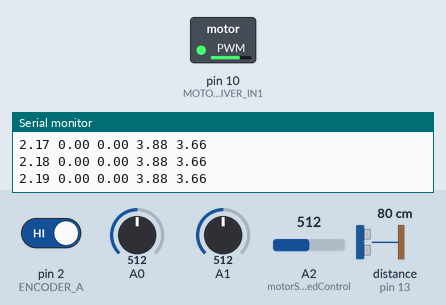
Simulated run of this sketch. Board: Arduino Uno, built with avr-gcc and run on an emulated ATmega328P. Parts: switched loads named in the sketch (green lamp = pin HIGH), the last lines printed to the serial monitor. Wiring (inferred from the names in the program): ultrasonic range finder: trigger pin 12; echo pin 13. The inputs (shaded band) are chosen by the test bench; at power-on: A2 (motorSpeedControl) = 512, pin 2 (ENCODER_A) HIGH, A0 = 512, A1 = 512, distance to the obstacle (sensor on pin 13) 80 cm. The echo pulse lasts 58.3 µs per cm; pins used as bus, display or sensor lines are not drawn.

Above: at 2.2 s.
2.3 s: A2 (motorSpeedControl) set to 716
At 3.5 s:
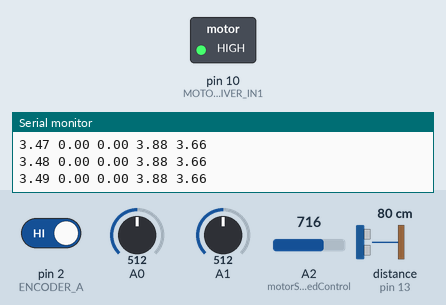
3.8 s: A2 (motorSpeedControl) set to 306
At 4.9 s:
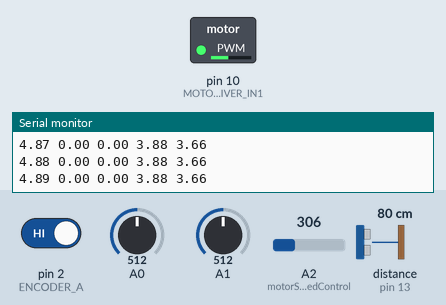
5.3 s: A2 (motorSpeedControl) set to 30
At 6.0 s:
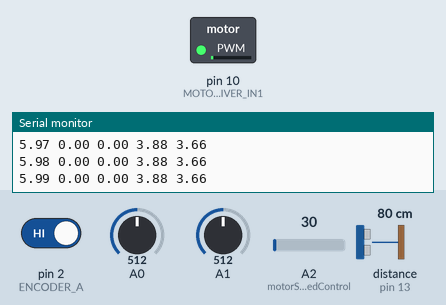
Timing chart, 0 to 8.3 s (numbered marks = the images above; inputs shaded):
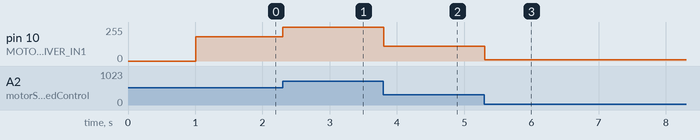

Measured:
- after the input at 2.3 s, pin 10 (MOTOR_DRIVER_IN1): 182/255 → 255/255 at once
- after the input at 3.8 s, pin 10 (MOTOR_DRIVER_IN1): 255/255 → 109/255 at once
- after the input at 5.3 s, pin 10 (MOTOR_DRIVER_IN1): 109/255 → 10/255 at once

The sketch:

mass_damper.ino
```cpp
#include <math.h>

// Ultrasonic sensor pins
const int TRIG_PIN = 12;
const int ECHO_PIN = 13;

// Rotary encoder settings
#define CLICKS_PER_REVOLUTION 700
#define PI 3.1415926
#define ARM_LENGTH 1.3 // cm
const int ENCODER_A = 2;
const int ENCODER_B = 3;

// Pin for Adafruit DRV8871 motor driver inputs
const int MOTOR_DRIVER_IN1 = 10;

// Encoder Data
volatile int encoderPos = 0; // Volatile type informs the compiler that this is a changing variable so that it does not optimize it out as a constant
int prevEncoderPos = 0;
double armHeight = 0;
double initDist = 0;

// z-axis acceleration data from two MMA 7361 accelerometers
struct {
  double z_Rod;
  double z_Mass;
} z_Values;

// Shared time variable
unsigned long currentTime;

// Filtered output variables
double filteredDist = 0;
double filteredRodAccel = 0;
double filteredMassAccel = 0;

// Alpha values for filtering (lower alpha => more filtering and data lag)
double ultrasonicAlpha = 0.10;
double accelAlpha = 0.10;

void setup() {
  // Serial communication
  Serial.begin(115200);
  delay(1000); //Serial needs time to initialize connection
  // Setup for ultrasonic sensor
  pinMode(TRIG_PIN, OUTPUT); // Sets the trigPin as an Output
  pinMode(ECHO_PIN, INPUT);  // Sets the echoPin as an Input
  // Setup for rotary encoder
  pinMode(ENCODER_A, INPUT);
  pinMode(ENCODER_B, INPUT);
  digitalWrite(ENCODER_A, HIGH);
  digitalWrite(ENCODER_B, HIGH);
  // Interrupt setup to call updateEncoder() on a rising edge from ENCODER_A pin
  attachInterrupt(digitalPinToInterrupt(ENCODER_A), updateEncoder, RISING);
  // Setup for PWM output pin
  pinMode(MOTOR_DRIVER_IN1, OUTPUT);
  // Get initial distance of mass
  initDist = measureDistance();
}

void loop() {
  // Update time
  currentTime = micros();

  // Update motor speed from potentiometer
  motorSpeedControl();

  // Measure distance using the ultrasonic sensor
  double distance = measureDistance() - initDist;
  filteredDist = filteredDist*(1.0 - ultrasonicAlpha) + ultrasonicAlpha*distance;

  // Calculate arm height and update position using the rotary encoder
  calculateArmHeight();

  // Get accelerometer data
  updateAccelValue();

  // Apply accelerometer filters
   filteredRodAccel = filteredRodAccel*(1.0 - accelAlpha) + accelAlpha*(z_Values.z_Rod);
   filteredMassAccel = filteredMassAccel*(1.0 - accelAlpha) + accelAlpha*(z_Values.z_Mass);

  // Print results in Space-Separated format:
  // time (ms) distance (cm) arm height (cm) rod acceleration (m/s^2) mass acceleration (m/s^2)
  Serial.print(currentTime / 1e6);
  Serial.print(" ");
  Serial.print(filteredDist);
  Serial.print(" ");
  Serial.print(armHeight);
  Serial.print(" ");
  Serial.print(filteredRodAccel);
  Serial.print(" ");
  Serial.println(filteredMassAccel);
}

/*! @brief Ping the ultrasonic sensor to collect distance data
    @returns Distance in cm */
double measureDistance() {
  // Pull TRIG_PIN low to start transmission with ultrasonic sensor
  digitalWrite(TRIG_PIN, LOW);
  delayMicroseconds(2);
  // Sets the trigPin on HIGH state for 10 microseconds
  digitalWrite(TRIG_PIN, HIGH);
  delayMicroseconds(10);
  digitalWrite(TRIG_PIN, LOW);
  // Reads the echoPin, returns the sound wave travel time in microseconds
  long duration = pulseIn(ECHO_PIN, HIGH, 30000);
  // Conversion from travel time to distance using speed of sound
  double distance = duration * 0.0344 / 2;
  return distance;
}

/*! @brief Updates current arm height based on the angular position of the motor arm
    */
void calculateArmHeight() {
  // Disable interrupts while reading current encoder position to preserve its value
  noInterrupts();
  int currentPos = encoderPos;
  interrupts();
  // If the position has changed, then update the current position
  if (currentPos != prevEncoderPos) {
    /*One revolution = 2PI, 700 Clicks per revolution
      Find equivalent decimal value of current position (in clicks) using currentPos/click per revolution
      2PI * equivalent decimal gives angular position (in radians) */
    double angle = 2 * PI * currentPos / (double)CLICKS_PER_REVOLUTION;
    // The height of the arm is = length of the arm * sin(angular position)
    armHeight = ARM_LENGTH * sin(angle);
    prevEncoderPos = currentPos;
  }
}

/*! @brief Interrupt Service Routine on a rising edge from ENCODER_A
  */
void updateEncoder() {
  if (digitalRead(ENCODER_B) == LOW) { //encoder B contains direction data
    encoderPos++; // Encoder moved one click in CW direction
  } else {
    encoderPos--; // Encoder moved one click in the CCW direction
  }
}

/*! @brief Adjusts motor speed with potentiometer knob.
*/
void motorSpeedControl(){
  // Read value from potentiometer
  int rawPotValue = analogRead(A2);

  // Map potentiometer value to PWM range
  int PWM_PotValue = map(rawPotValue, 0, 715, 0, 255); // input range (0-715) is based on rawPotValue with 3V3 input to potentiometer

  // PWM motor driver input to adjust motor speed
  analogWrite(MOTOR_DRIVER_IN1, PWM_PotValue);
}

/*! @brief Reads Z-axis analog acceleration values from two accelerometers in m/s^2
*/
 void updateAccelValue(){
   const int rodAccel_offset = 279; // Offset and scale factor determined from manual calibration
   const int massAccel_offset = 284;
   const double rodAccel_scale = 0.005988023952;
   const double massAccel_scale = 0.006024096386;

   z_Values.z_Rod = analogRead(A1);
   z_Values.z_Rod = ((double)((z_Values.z_Rod - rodAccel_offset)*rodAccel_scale) - 1.0)*9.81;

   z_Values.z_Mass = analogRead(A0);
   z_Values.z_Mass = ((double)((z_Values.z_Mass - massAccel_offset)*massAccel_scale) - 1.0)*9.81;
 }
```
